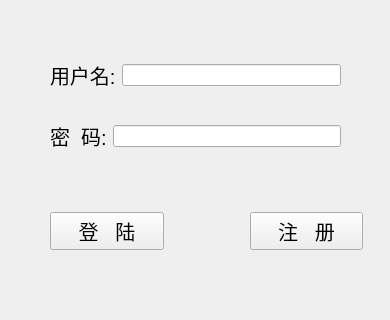
<?xml version="1.0" encoding="UTF-8"?>
<ui version="4.0">
 <class>client</class>
 <widget class="QWidget" name="client">
  <property name="windowModality">
   <enum>Qt::NonModal</enum>
  </property>
  <property name="enabled">
   <bool>true</bool>
  </property>
  <property name="geometry">
   <rect>
    <x>0</x>
    <y>0</y>
    <width>390</width>
    <height>320</height>
   </rect>
  </property>
  <property name="windowTitle">
   <string>Form</string>
  </property>
  <widget class="QWidget" name="verticalLayoutWidget">
   <property name="geometry">
    <rect>
     <x>50</x>
     <y>50</y>
     <width>291</width>
     <height>111</height>
    </rect>
   </property>
   <layout class="QVBoxLayout" name="verticalLayout">
    <item>
     <layout class="QHBoxLayout" name="horizontalLayout">
      <item>
       <widget class="QLabel" name="label_4">
        <property name="font">
         <font>
          <pointsize>15</pointsize>
         </font>
        </property>
        <property name="text">
         <string>用户名:</string>
        </property>
        <property name="buddy">
         <cstring>lineEdit</cstring>
        </property>
       </widget>
      </item>
      <item>
       <widget class="QLineEdit" name="lineEdit"/>
      </item>
     </layout>
    </item>
    <item>
     <spacer name="horizontalSpacer">
      <property name="orientation">
       <enum>Qt::Horizontal</enum>
      </property>
      <property name="sizeHint" stdset="0">
       <size>
        <width>40</width>
        <height>15</height>
       </size>
      </property>
     </spacer>
    </item>
    <item>
     <layout class="QHBoxLayout" name="horizontalLayout_2">
      <item>
       <widget class="QLabel" name="label_5">
        <property name="font">
         <font>
          <pointsize>15</pointsize>
         </font>
        </property>
        <property name="text">
         <string>密  码:</string>
        </property>
        <property name="buddy">
         <cstring>lineEdit_2</cstring>
        </property>
       </widget>
      </item>
      <item>
       <widget class="QLineEdit" name="lineEdit_2"/>
      </item>
     </layout>
    </item>
   </layout>
  </widget>
  <widget class="QWidget" name="horizontalLayoutWidget_3">
   <property name="geometry">
    <rect>
     <x>50</x>
     <y>210</y>
     <width>313</width>
     <height>42</height>
    </rect>
   </property>
   <layout class="QHBoxLayout" name="horizontalLayout_3">
    <item>
     <widget class="QPushButton" name="pushButton">
      <property name="font">
       <font>
        <pointsize>15</pointsize>
        <weight>50</weight>
        <italic>false</italic>
        <bold>false</bold>
       </font>
      </property>
      <property name="text">
       <string>登   陆</string>
      </property>
     </widget>
    </item>
    <item>
     <spacer name="verticalSpacer">
      <property name="orientation">
       <enum>Qt::Vertical</enum>
      </property>
      <property name="sizeHint" stdset="0">
       <size>
        <width>20</width>
        <height>40</height>
       </size>
      </property>
     </spacer>
    </item>
    <item>
     <spacer name="verticalSpacer_3">
      <property name="orientation">
       <enum>Qt::Vertical</enum>
      </property>
      <property name="sizeHint" stdset="0">
       <size>
        <width>20</width>
        <height>40</height>
       </size>
      </property>
     </spacer>
    </item>
    <item>
     <spacer name="verticalSpacer_4">
      <property name="orientation">
       <enum>Qt::Vertical</enum>
      </property>
      <property name="sizeHint" stdset="0">
       <size>
        <width>20</width>
        <height>40</height>
       </size>
      </property>
     </spacer>
    </item>
    <item>
     <spacer name="verticalSpacer_2">
      <property name="orientation">
       <enum>Qt::Vertical</enum>
      </property>
      <property name="sizeHint" stdset="0">
       <size>
        <width>20</width>
        <height>40</height>
       </size>
      </property>
     </spacer>
    </item>
    <item>
     <widget class="QPushButton" name="pushButton_2">
      <property name="font">
       <font>
        <pointsize>15</pointsize>
       </font>
      </property>
      <property name="text">
       <string>注   册</string>
      </property>
     </widget>
    </item>
   </layout>
  </widget>
  <widget class="QLabel" name="label">
   <property name="geometry">
    <rect>
     <x>10</x>
     <y>270</y>
     <width>371</width>
     <height>21</height>
    </rect>
   </property>
   <property name="text">
    <string/>
   </property>
  </widget>
 </widget>
 <resources/>
 <connections/>
</ui>
